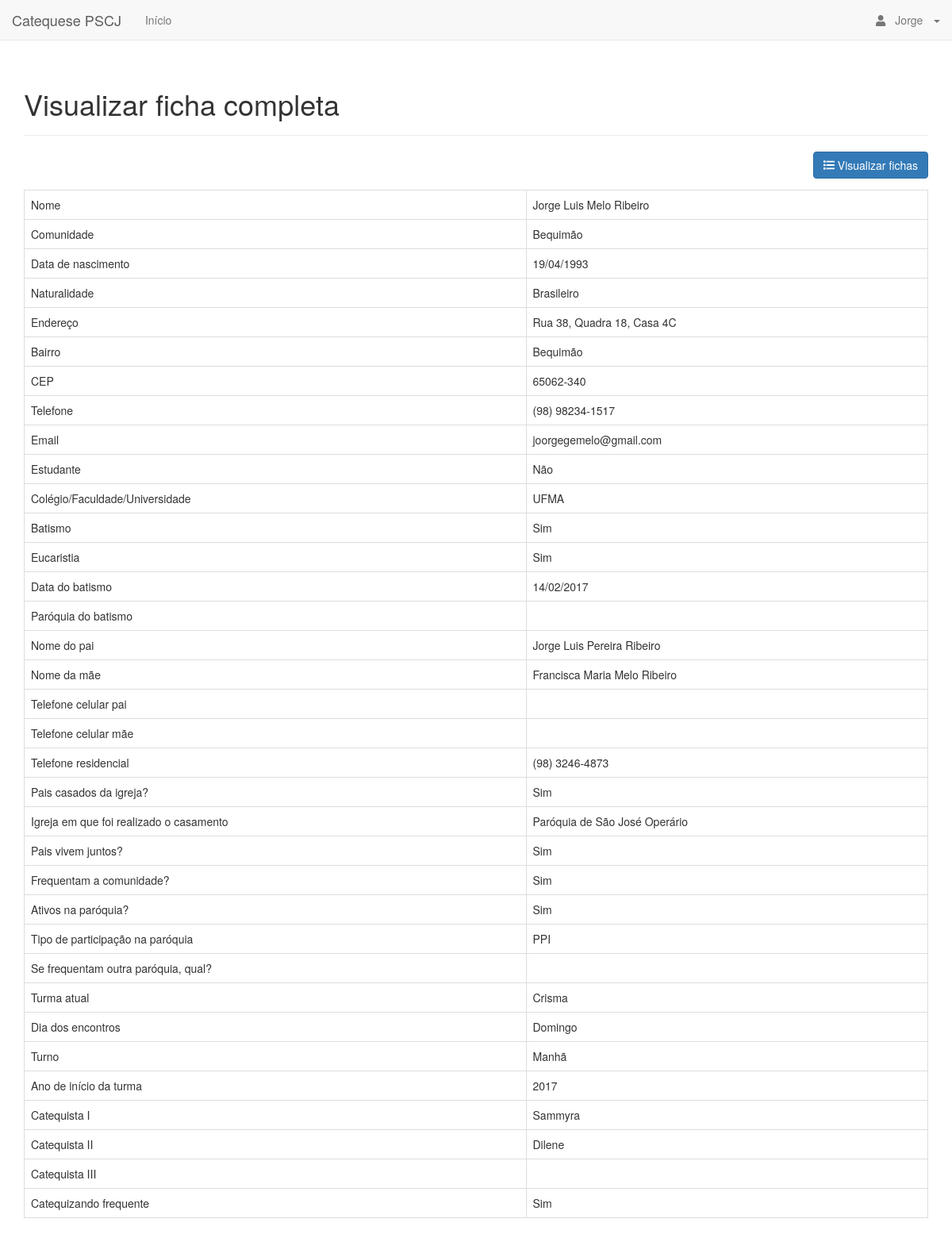
Screenshot of /visualiza_ficha.php?id=21 (signed in) with the database file from the repository.
### tables this page shows
CREATE TABLE `ficha` (
  `id` int(11) NOT NULL,
  `nome` varchar(128) NOT NULL,
  `comunidade` varchar(32) NOT NULL,
  `data_nascimento` date NOT NULL,
  `naturalidade` varchar(32) NOT NULL,
  `endereco` varchar(128) NOT NULL,
  `bairro` varchar(32) NOT NULL,
  `cep` varchar(9) NOT NULL,
  `telefone` varchar(32) NOT NULL,
  `email` varchar(64) NOT NULL,
  `estudante` tinyint(1) NOT NULL,
  `colegio` varchar(32) NOT NULL,
  `batismo` tinyint(1) NOT NULL,
  `eucaristia` tinyint(1) NOT NULL,
  `data_batismo` date NOT NULL,
  `paroquia_batismo` varchar(128) NOT NULL,
  `nome_pai` varchar(128) NOT NULL,
  `nome_mae` varchar(128) NOT NULL,
  `telefone_celular_pai` varchar(32) NOT NULL,
  `telefone_celular_mae` varchar(32) NOT NULL,
  `telefone_residencial` varchar(32) NOT NULL,
  `pais_casados_igreja` tinyint(1) NOT NULL,
  `igreja_casamento` varchar(128) NOT NULL,
  `pais_vivem_juntos` tinyint(1) NOT NULL,
  `frequentam_comunidade` tinyint(1) NOT NULL,
  `ativos_paroquia` tinyint(1) NOT NULL,
  `tipo_participacao` varchar(128) NOT NULL,
  `outra_paroquia` varchar(128) NOT NULL,
  `turma_atual` varchar(32) NOT NULL,
  `dia_da_semana` varchar(32) NOT NULL,
  `turno` varchar(32) NOT NULL,
  `ano_inicio_turma` varchar(11) NOT NULL,
  `catequista_1` varchar(128) NOT NULL,
  `catequista_2` varchar(128) NOT NULL,
  `catequista_3` varchar(128) NOT NULL,
  `catequizando_frequente` tinyint(1) NOT NULL,
  `preenchimento_ficha` int(11) NOT NULL,
  `modificacao_ficha` int(11) NOT NULL
);

### objects/ficha.php (called while the page is built, shortened)
<?php
class Ficha {
    private $conn;
    private $table_name = "ficha";
    public $id;
    public function __construct($db) {
        $this->conn = $db;
    }
    function readOne() {
        $query = "SELECT
                    *
                FROM
                    " . $this->table_name . "
                WHERE
                    id = ?
                LIMIT
                    0,1";
        $stmt = $this->conn->prepare( $query );
        $stmt->bindParam(1, $this->id);
        $stmt->execute();
        $row = $stmt->fetch(PDO::FETCH_ASSOC);
        $this->nome = $row['nome'];
        $this->comunidade = $row['comunidade'];
        $this->data_nascimento = $row['data_nascimento'];
        $this->naturalidade = $row['naturalidade'];
        $this->endereco = $row['endereco'];
        $this->bairro = $row['bairro'];
        $this->cep = $row['cep'];
        $this->telefone = $row['telefone'];
        $this->email = $row['email'];
        $this->estudante = $row['estudante'];
        $this->colegio = $row['colegio'];
        $this->batismo = $row['batismo'];
        $this->eucaristia = $row['eucaristia'];
        $this->data_batismo = $row['data_batismo'];
        $this->nome_pai = $row['nome_pai'];
        $this->nome_mae = $row['nome_mae'];
        $this->telefone_residencial = $row['telefone_residencial'];
        $this->pais_casados_igreja = $row['pais_casados_igreja'];
        $this->igreja_casamento = $row['igreja_casamento'];
        $this->pais_vivem_juntos = $row['pais_vivem_juntos'];
        $this->frequentam_comunidade = $row['frequentam_comunidade'];
        $this->ativos_paroquia = $row['ativos_paroquia'];
        $this->tipo_participacao = $row['tipo_participacao'];
        $this->turma_atual = $row['turma_atual'];
        $this->dia_da_semana = $row['dia_da_semana'];
        $this->turno = $row['turno'];
        $this->ano_inicio_turma = $row['ano_inicio_turma'];
        $this->catequista_1 = $row['catequista_1'];
        $this->catequista_2 = $row['catequista_2'];
        $this->catequizando_frequente = $row['catequizando_frequente'];
    }
}
?>

### visualiza_ficha.php (the view, shortened to what this page needs)
<?php
$id = isset($_GET['id']) ? $_GET['id'] : die('ERRO: Página inacessível.');
include_once 'objects/ficha.php';
$database = new Database();
$db = $database->getConnection();
$ficha = new Ficha($db);
$ficha->id = $id;
$ficha->readOne();
include_once "layout_header.php";
echo "<div class='right-button-margin'>";
    echo "<a href='index.php' class='btn btn-primary pull-right'>";
        echo "<span class='fas fa-list'></span> Visualizar fichas";
    echo "</a>";
echo "</div>";
echo "<table class='table table-hover table-responsive table-bordered'>";
    echo "<tr>";
        echo "<td>Nome</td>";
        echo "<td>{$ficha->nome}</td>";
    echo "</tr>";
    echo "<tr>";
        echo "<td>Comunidade</td>";
        echo "<td>{$ficha->comunidade}</td>";
    echo "</tr>";
    echo "<tr>";
        echo "<td>Data de nascimento</td>";
        echo "<td>" . date('d/m/Y', strtotime($ficha->data_nascimento)) . "</td>";
    echo "</tr>";
    echo "<tr>";
        echo "<td>Naturalidade</td>";
        echo "<td>{$ficha->naturalidade}</td>";
    echo "</tr>";
    echo "<tr>";
        echo "<td>Endereço</td>";
        echo "<td>{$ficha->endereco}</td>";
    echo "</tr>";
    echo "<tr>";
        echo "<td>Bairro</td>";
        echo "<td>{$ficha->bairro}</td>";
    echo "</tr>";
    echo "<tr>";
        echo "<td>CEP</td>";
        echo "<td>{$ficha->cep}</td>";
    echo "</tr>";
    echo "<tr>";
        echo "<td>Telefone</td>";
        echo "<td>{$ficha->telefone}</td>";
    echo "</tr>";
    echo "<tr>";
        echo "<td>Email</td>";
        echo "<td>{$ficha->email}</td>";
    echo "</tr>";
    echo "<tr>";
        echo "<td>Estudante</td>";
        echo "<td>" . ($ficha->estudante ? 'Sim' : 'Não') . "</td>";
    echo "</tr>";
    echo "<tr>";
        echo "<td>Colégio/Faculdade/Universidade</td>";
        echo "<td>{$ficha->colegio}</td>";
    echo "</tr>";
    echo "<tr>";
        echo "<td>Batismo</td>";
        echo "<td>" . ($ficha->batismo ? 'Sim' : 'Não') . "</td>";
    echo "</tr>";
    echo "<tr>";
        echo "<td>Eucaristia</td>";
        echo "<td>" . ($ficha->eucaristia ? 'Sim' : 'Não') . "</td>";
    echo "</tr>";
    echo "<tr>";
        echo "<td>Data do batismo</td>";
        echo "<td>" . date('d/m/Y', strtotime($ficha->data_batismo)) . "</td>";
    echo "</tr>";
    echo "<tr>";
        echo "<td>Paróquia do batismo</td>";
        echo "<td>{$ficha->paroquia_batismo}</td>";
    echo "</tr>";
    echo "<tr>";
        echo "<td>Nome do pai</td>";
        echo "<td>{$ficha->nome_pai}</td>";
    echo "</tr>";
    echo "<tr>";
        echo "<td>Nome da mãe</td>";
        echo "<td>{$ficha->nome_mae}</td>";
    echo "</tr>";
    echo "<tr>";
        echo "<td>Telefone celular pai</td>";
        echo "<td>{$ficha->telefone_celular_pai}</td>";
    echo "</tr>";
    echo "<tr>";
        echo "<td>Telefone celular mãe</td>";
        echo "<td>{$ficha->telefone_celular_mae}</td>";
    echo "</tr>";
    echo "<tr>";
        echo "<td>Telefone residencial</td>";
        echo "<td>{$ficha->telefone_residencial}</td>";
    echo "</tr>";
    echo "<tr>";
        echo "<td>Pais casados da igreja?</td>";
        echo "<td>" . ($ficha->pais_casados_igreja ? 'Sim' : 'Não') . "</td>";
    echo "</tr>";
    echo "<tr>";
        echo "<td>Igreja em que foi realizado o casamento</td>";
        echo "<td>{$ficha->igreja_casamento}</td>";
    echo "</tr>";
    echo "<tr>";
        echo "<td>Pais vivem juntos?</td>";
        echo "<td>" . ($ficha->pais_vivem_juntos ? 'Sim' : 'Não') . "</td>";
    echo "</tr>";
    echo "<tr>";
        echo "<td>Frequentam a comunidade?</td>";
        echo "<td>" . ($ficha->frequentam_comunidade ? 'Sim' : 'Não') . "</td>";
    echo "</tr>";
    echo "<tr>";
        echo "<td>Ativos na paróquia?</td>";
        echo "<td>" . ($ficha->ativos_paroquia ? 'Sim' : 'Não') . "</td>";
    echo "</tr>";
    echo "<tr>";
        echo "<td>Tipo de participação na paróquia</td>";
        echo "<td>{$ficha->tipo_participacao}</td>";
    echo "</tr>";
    echo "<tr>";
        echo "<td>Se frequentam outra paróquia, qual?</td>";
        echo "<td>{$ficha->outra_paroquia}</td>";
    echo "</tr>";
    echo "<tr>";
        echo "<td>Turma atual</td>";
        echo "<td>{$ficha->turma_atual}</td>";
    echo "</tr>";
    echo "<tr>";
        echo "<td>Dia dos encontros</td>";
        echo "<td>{$ficha->dia_da_semana}</td>";
    echo "</tr>";
    echo "<tr>";
        echo "<td>Turno</td>";
        echo "<td>{$ficha->turno}</td>";
    echo "</tr>";
    echo "<tr>";
        echo "<td>Ano de início da turma</td>";
        echo "<td>{$ficha->ano_inicio_turma}</td>";
    echo "</tr>";
    echo "<tr>";
        echo "<td>Catequista I</td>";
        echo "<td>{$ficha->catequista_1}</td>";
    echo "</tr>";
    echo "<tr>";
        echo "<td>Catequista II</td>";
        echo "<td>{$ficha->catequista_2}</td>";
    echo "</tr>";
    echo "<tr>";
        echo "<td>Catequista III</td>";
        echo "<td>{$ficha->catequista_3}</td>";
    echo "</tr>";
    echo "<tr>";
        echo "<td>Catequizando frequente</td>";
        echo "<td>" . ($ficha->catequizando_frequente ? 'Sim' : 'Não') . "</td>";
    echo "</tr>";
echo "</table>";
include_once "layout_footer.php";
?>

### libs/css/custom.css (style rules this page uses)
.right-button-margin { margin: 0 0 1em 0; overflow: hidden; }

### rows the page displays
ficha: nome "Jorge Luis Melo Ribeiro", comunidade "Bequimão", data_nascimento "19/04/1993", naturalidade "Brasileiro", endereco "Rua 38, Quadra 18, Casa 4C", bairro "Bequimão", cep "65062-340", telefone "(98) 98234-1517", email "joorgegemelo@gmail.com", colegio "UFMA", data_batismo "14/02/2017", nome_pai "Jorge Luis Pereira Ribeiro", nome_mae "Francisca Maria Melo Ribeiro", telefone_residencial "(98) 3246-4873", igreja_casamento "Paróquia de São José Operário", tipo_participacao "PPI", turma_atual "Crisma", dia_da_semana "Domingo", turno "Manhã", ano_inicio_turma "2017", catequista_1 "Sammyra", catequista_2 "Dilene"

### other values shown
$_SESSION['nome'] "Jorge"
$page_title "Visualizar ficha completa"
